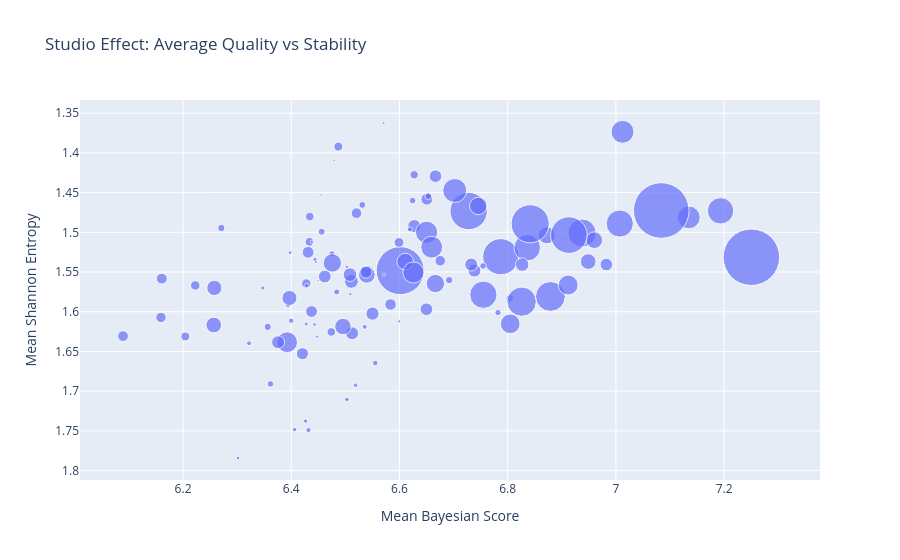

The notebook cell this image was saved under:
### Markdown cell above
然后，以制作公司贝叶斯评分的均值为X轴，香农熵的均值为Y轴，建立气泡图。其中反转Y轴，使得越高熵越小，作品越稳定。气泡的大小表明评分总数，一定程度上表示了公司厂牌的热度。

### Code cell
fig = px.scatter(
    company_stats,
    x='mean_score',
    y='entropy',
    size='total_votes',
    size_max=40,
    hover_name='company',
    hover_data={
        'work_count': True,
        'mean_score': ':.2f',
        'entropy': ':.2f',
        'total_votes': True
    },
    labels={
        'mean_score': 'Mean Bayesian Score',
        'entropy': 'Mean Shannon Entropy',
        'total_votes': 'Total Votes'
    },
    title='Studio Effect: Average Quality vs Stability'
)

# 反转 Y 轴（越高越稳定 → 越好）
fig.update_yaxes(autorange='reversed')

fig.show()

### Figure 1 — Plotly figure (JSON) as saved in the notebook; plotly's stock layout.template omitted (floating-point values rounded to 4 significant figures; data arrays with more than 128 entries replaced by an {"elided": "..."} marker saying what was removed)
{"data": [{"customdata": {"elided": "111x2 int values"}, "hovertemplate": "<b>%{hovertext}</b><br><br>Mean Bayesian Score=%{x:.2f}<br>Mean Shannon Entropy=%{y:.2f}<br>Total Votes=%{customdata[1]}<br>work_count=%{customdata[0]}<extra></extra>", "hovertext": ["A-1 Pictures", "AIC", "ARMS", "BN Pictures", "BONES", "Brain's Base", "CloverWorks", "EMTスクエアード", "ENGI", "GAINAX", "GONZO", "GONZO DIGIMATION", "ILCA", "J.C.STAFF", "KINEMA CITRUS", "MADHOUSE", "MAPPA", "NAS", "NHKエンタープライズ", "OLM", "OLM TEAM INOUE", "OLM TEAM KATO", "OLM TEAM KOJIMA", "OLM Team Yoshioka", "P.A.WORKS", "PINE JAM", "Production I.G", "SHAFT", "SILVER LINK.", "STUDIO 4℃", "Seven Arcs", "Studio DEEN(スタジオディーン)", "Studio DEEN（スタジオディーン）", "Studio五組", "TYO Animations（ゆめ太カンパニー）", "WHITE FOX", "WIT STUDIO", "WIT STUDIO×CloverWorks", "Warner Bros. Animation", "Warner Bros. Animation、MOI Animation", "XEBEC", "Yostar Pictures", "ZEXCS", "david production", "diomedéa", "feel.", "ufotable", "ぎゃろっぷ", "ぴえろ", "エイトビット", "エンカレッジフィルムズ（鵲）", "ガンジス / SHAFT", "グループ・タック", "サテライト", "サンジゲン", "サンライズ", "サンライズ第8スタジオ", "シグナル・エムディ", "シンエイ動画", "シンエイ動画、小学館、テレビ朝日", "スタジオKAI", "スタジオぴえろ", "スタジオぷYUKAI", "スタジオコメット", "スタジオコロリド", "スタジオディーン", "スタジオ雲雀", "ゼロジー", "タツノコプロ", "タツノコプロ・DONGWOO A&E", "ティー・エヌ・ケー", "トムス・エンタテインメント", "ノーマッド", "パッショーネ", "フジテレビ、読売広告社、東映アニメーション", "プラチナビジョン", "ライデンフィルム", "ラルケ", "上海福煦影视文化投资有限公司", "中影年年", "亜細亜堂", "京都アニメーション", "動画工房", "北京若森数字科技有限公司", "大火鸟文化", "娃娃鱼动画", "宏梦卡通", "小学館プロダクション,OLM", "小学館プロダクション,OLM TEAM KOITABASHI", "幻维数码", "广东明星创意动画有限公司,广州市黄伟明动画设计有限公司", "手塚プロダクション", "日本アニメーション", "旭プロダクション", "朝日放送テレビ、アサツー ディ・ケイ、東映アニメーション,東映アニメーション", "東京キッズ", "東京ムービー", "東京ムービー（トムス・エンタテインメント）", "東映アニメーション", "東映アニメーション,朝日放送テレビ、ABCアニメーション、アサツー ディ・ケイ、東映アニメーション", "東映アニメーション,朝日放送テレビ、アサツー ディ・ケイ、東映アニメーション", "横浜アニメーションラボ", "沌x", "湖南蓝猫卡通传媒有限公司", "玄机科技", "童夢", "绘梦", "艺画开天", "葦プロダクション", "蓝弧文化", "藤子・F・不二雄プロ、小学館、テレビ朝日、アサツー ディ・ケイ、小学館集英社プロダクション、シンエイ動画"], "legendgroup": "", "marker": {"color": "#636efa", "size": [126469, 16191, 14314, 3555, 86231, 38435, 76618, 11480, 10297, 23771, 26422, 5699, 2289, 223830, 26843, 72180, 68248, 49969, 10937, 4628, 2828, 9285, 28371, 8719, 83079, 16327, 130001, 300241, 135312, 1814, 32345, 17440, 12724, 13570, 16315, 67487, 23868, 50835, 523, 541, 26818, 5296, 13657, 29559, 22392, 26939, 71508, 4278, 14310, 47686, 18345, 2425, 2404, 7164, 32743, 140633, 37737, 1627, 7454, 15343, 635, 1065, 7849, 10726, 4657, 17857, 1860, 8494, 4014, 1034, 41579, 13493, 16895, 43274, 15291, 2160, 15838, 46363, 1366, 1398, 13471, 309922, 21946, 1936, 3447, 926, 883, 6720, 4553, 1841, 873, 16292, 5176, 7710, 3751, 1826, 886, 55956, 15574, 2958, 2033, 7071, 784, 1229, 2636, 16263, 5056, 11364, 1129, 1528, 4281], "sizemode": "area", "sizeref": 193.7, "symbol": "circle"}, "mode": "markers", "name": "", "orientation": "v", "showlegend": false, "type": "scatter", "x": [6.787, 6.512, 6.421, 6.475, 6.879, 6.912, 6.937, 6.161, 6.159, 6.949, 6.496, 6.804, 6.322, 6.601, 6.96, 6.755, 6.836, 7.135, 6.521, 6.531, 6.4, 6.599, 6.872, 6.223, 6.826, 6.627, 6.913, 7.084, 6.728, 6.444, 6.666, 6.827, 6.583, 6.431, 6.739, 7.193, 6.257, 7.012, 6.45, 6.479, 6.611, 6.271, 6.541, 6.746, 6.258, 6.54, 7.007, 6.754, 6.538, 6.65, 6.511, 6.619, 6.536, 6.474, 6.476, 6.842, 6.805, 6.347, 6.434, 6.666, 6.455, 6.509, 6.487, 6.675, 6.456, 6.508, 6.406, 6.428, 6.362, 6.599, 6.392, 6.437, 6.55, 6.626, 6.982, 6.394, 6.462, 6.66, 6.302, 6.398, 6.651, 7.25, 6.397, 6.519, 6.484, 6.438, 6.448, 6.627, 6.653, 6.426, 6.445, 6.376, 6.692, 6.204, 6.782, 6.429, 6.571, 6.702, 6.65, 6.555, 6.503, 6.434, 6.571, 6.443, 6.432, 6.733, 6.356, 6.089, 6.503, 6.427, 6.624], "xaxis": "x", "y": [1.531, 1.627, 1.653, 1.527, 1.581, 1.566, 1.501, 1.558, 1.607, 1.537, 1.619, 1.583, 1.64, 1.548, 1.51, 1.579, 1.519, 1.481, 1.476, 1.465, 1.611, 1.513, 1.504, 1.567, 1.587, 1.492, 1.503, 1.473, 1.473, 1.534, 1.564, 1.541, 1.591, 1.525, 1.548, 1.473, 1.617, 1.373, 1.561, 1.41, 1.537, 1.495, 1.549, 1.467, 1.57, 1.554, 1.489, 1.542, 1.55, 1.5, 1.562, 1.496, 1.619, 1.625, 1.539, 1.489, 1.615, 1.57, 1.512, 1.429, 1.453, 1.578, 1.392, 1.536, 1.499, 1.553, 1.748, 1.564, 1.691, 1.612, 1.638, 1.6, 1.602, 1.551, 1.541, 1.592, 1.556, 1.519, 1.784, 1.526, 1.458, 1.531, 1.583, 1.692, 1.575, 1.512, 1.631, 1.428, 1.455, 1.738, 1.537, 1.638, 1.56, 1.631, 1.601, 1.567, 1.553, 1.447, 1.597, 1.665, 1.71, 1.48, 1.363, 1.616, 1.749, 1.541, 1.619, 1.631, 1.543, 1.615, 1.46], "yaxis": "y"}], "layout": {"legend": {"itemsizing": "constant", "tracegroupgap": 0}, "title": {"text": "Studio Effect: Average Quality vs Stability"}, "xaxis": {"anchor": "y", "domain": [0, 1], "title": {"text": "Mean Bayesian Score"}}, "yaxis": {"anchor": "x", "autorange": "reversed", "domain": [0, 1], "title": {"text": "Mean Shannon Entropy"}}}}
